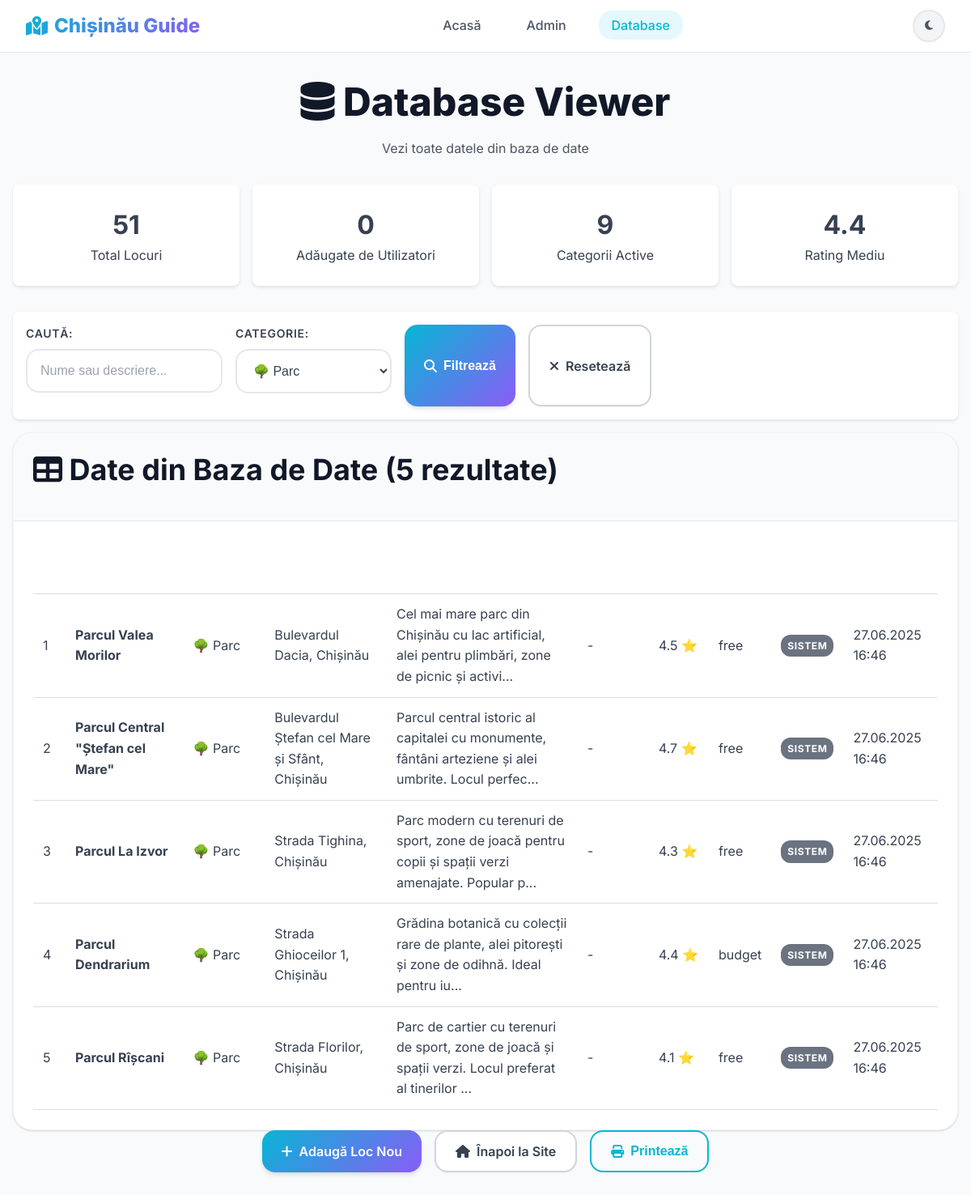
The app's page /view-data.php?category=park with its own data.
### tables this page shows
CREATE TABLE places (
    id INT PRIMARY KEY AUTO_INCREMENT,
    name VARCHAR(200) NOT NULL,
    category ENUM('park', 'restaurant', 'cafe', 'museum', 'shopping', 'education', 'entertainment', 'sports', 'coworking', 'nightlife', 'health', 'transport') NOT NULL,
    address TEXT NOT NULL,
    description TEXT NOT NULL,
    website_url VARCHAR(500) NULL,
    image_url VARCHAR(500) NULL,
    latitude DECIMAL(10, 8) NULL,
    longitude DECIMAL(11, 8) NULL,
    phone VARCHAR(20) NULL,
    opening_hours VARCHAR(100) NULL,
    price_range ENUM('free', 'budget', 'moderate', 'expensive') DEFAULT 'moderate',
    rating DECIMAL(2,1) DEFAULT 0.0,
    added_by_user BOOLEAN DEFAULT FALSE,
    created_at TIMESTAMP DEFAULT CURRENT_TIMESTAMP,
    updated_at TIMESTAMP DEFAULT CURRENT_TIMESTAMP ON UPDATE CURRENT_TIMESTAMP,
    
     
    INDEX idx_name (name),
    INDEX idx_category (category),
    INDEX idx_created_at (created_at),
    FULLTEXT(name, description, address)
);

### view-data.php (the view, shortened to what this page needs)
<?php
$database = new Database();
$db = $database->getConnection();
$category_filter = $_GET['category'] ?? '';
$search_filter = $_GET['search'] ?? '';
$query = "SELECT * FROM places WHERE 1=1";
$params = [];
if (!empty($category_filter)) {
    $query .= " AND category = :category";
    $params[':category'] = $category_filter;
}
$query .= " ORDER BY created_at DESC";
try {
    $stmt = $db->prepare($query);
    $stmt->execute($params);
    $places = $stmt->fetchAll();
} catch (Exception $e) {
    $places = [];
    $error = "Error fetching data: " . $e->getMessage();
}
try {
    $stats_query = "SELECT
        COUNT(*) as total,
        COUNT(CASE WHEN added_by_user = 1 THEN 1 END) as user_added,
        COUNT(DISTINCT category) as categories,
        AVG(rating) as avg_rating
        FROM places";
    $stats_stmt = $db->prepare($stats_query);
    $stats_stmt->execute();
    $stats = $stats_stmt->fetch();
} catch (Exception $e) {
    $stats = ['total' => 0, 'user_added' => 0, 'categories' => 0, 'avg_rating' => 0];
}
$categories = [
    'park' => '🌳 Parc',
    'restaurant' => '🍽️ Restaurant',
    'cafe' => '☕ Cafenea',
    'museum' => '🏛️ Muzeu',
    'shopping' => '🛍️ Shopping',
    'education' => '🎓 Educație',
    'entertainment' => '🎬 Divertisment',
    'sports' => '⚽ Sport',
    'coworking' => '💻 Coworking',
    'nightlife' => '🌙 Viața de noapte',
    'health' => '🏥 Sănătate',
    'transport' => '🚌 Transport'
];
?>
<!DOCTYPE html>
<html lang="ro" data-theme="light">
<head>
    <link href="https://cdnjs.cloudflare.com/ajax/libs/font-awesome/6.4.0/css/all.min.css" rel="stylesheet">
    <link href="assets/css/style.css" rel="stylesheet">
</head>
<body>
    <nav class="navbar">
        <div class="container">
            <div class="navbar-container">
                <a href="index.php" class="navbar-brand">
                    <i class="fas fa-map-marked-alt"></i>
                    Chișinău Guide
                </a>
                <ul class="navbar-nav">
                    <li><a href="index.php" class="nav-link">Acasă</a></li>
                    <li><a href="admin.php" class="nav-link">Admin</a></li>
                    <li><a href="view-data.php" class="nav-link active">Database</a></li>
                </ul>
                <button class="theme-toggle" onclick="toggleTheme()" title="Schimbă tema">
                    <i class="fas fa-moon" id="theme-icon"></i>
                </button>
            </div>
        </div>
    </nav>
    <div class="container py-8">
        <div class="text-center mb-8">
            <h1 class="text-4xl font-bold mb-4">
                <i class="fas fa-database text-primary"></i>
                Database Viewer
            </h1>
            <p class="text-xl text-gray-600">Vezi toate datele din baza de date</p>
        </div>
        <div class="stats-grid">
            <div class="stat-card">
                <div class="stat-number"><?php echo $stats['total']; ?></div>
                <div class="text-gray-600">Total Locuri</div>
            </div>
            <div class="stat-card">
                <div class="stat-number"><?php echo $stats['user_added']; ?></div>
                <div class="text-gray-600">Adăugate de Utilizatori</div>
            </div>
            <div class="stat-card">
                <div class="stat-number"><?php echo $stats['categories']; ?></div>
                <div class="text-gray-600">Categorii Active</div>
            </div>
            <div class="stat-card">
                <div class="stat-number"><?php echo number_format($stats['avg_rating'], 1); ?></div>
                <div class="text-gray-600">Rating Mediu</div>
            </div>
        </div>
        <div class="filters">
            <form method="GET" class="flex gap-4 items-end">
                <div class="form-group">
                    <label for="search" class="form-label">Caută:</label>
                    <input type="text" id="search" name="search" class="form-input"
                           placeholder="Nume sau descriere..."
                           value="<?php echo htmlspecialchars($search_filter); ?>">
                </div>
                <div class="form-group">
                    <label for="category" class="form-label">Categorie:</label>
                    <select id="category" name="category" class="form-select">
                        <?php foreach ($categories as $value => $label): ?>
                            <option value="<?php echo $value; ?>"
                                    <?php echo $category_filter === $value ? 'selected' : ''; ?>>
                                <?php echo $label; ?>
                            </option>
                        <?php endforeach; ?>
                    </select>
                </div>
                <button type="submit" class="btn btn-primary">
                    <i class="fas fa-search"></i>
                    Filtrează
                </button>
                <a href="view-data.php" class="btn btn-secondary">
                    <i class="fas fa-times"></i>
                    Resetează
                </a>
            </form>
        </div>
        <div class="card">
            <div class="card-header">
                <h2 class="text-2xl font-bold">
                    <i class="fas fa-table text-primary"></i>
                    Date din Baza de Date (<?php echo count($places); ?> rezultate)
                </h2>
            </div>
            <div class="card-body" style="overflow-x: auto;">
                <?php if (isset($error)): ?>
                    <div class="alert alert-error">
                        <i class="fas fa-exclamation-triangle"></i>
                        <?php echo htmlspecialchars($error); ?>
                    </div>
                <?php else: ?>
                    <table class="data-table">
                        <thead>
                            <tr>
                                <th>ID</th>
                                <th>Nume</th>
                                <th>Categorie</th>
                                <th>Adresa</th>
                                <th>Descriere</th>
                                <th>Website</th>
                                <th>Rating</th>
                                <th>Preț</th>
                                <th>Sursă</th>
                                <th>Data Creării</th>
                            </tr>
                        </thead>
                        <tbody>
                            <?php foreach ($places as $place): ?>
                                <tr>
                                    <td><?php echo $place['id']; ?></td>
                                    <td>
                                        <strong><?php echo htmlspecialchars($place['name']); ?></strong>
                                    </td>
                                    <td>
                                        <?php echo $categories[$place['category']] ?? ucfirst($place['category']); ?>
                                    </td>
                                    <td><?php echo htmlspecialchars($place['address']); ?></td>
                                    <td>
                                        <?php
                                        $desc = htmlspecialchars($place['description']);
                                        echo strlen($desc) > 100 ? substr($desc, 0, 100) . '...' : $desc;
                                        ?>
                                    </td>
                                    <td>
                                        <?php if (!empty($place['website_url'])): ?>
                                            <a href="<?php echo htmlspecialchars($place['website_url']); ?>"
                                               target="_blank" class="url-link">
                                                <i class="fas fa-external-link-alt"></i>
                                                Visit
                                            </a>
                                        <?php else: ?>
                                            <span class="text-gray-400">-</span>
                                        <?php endif; ?>
                                    </td>
                                    <td>
                                        <?php if ($place['rating'] > 0): ?>
                                            <span class="text-yellow-500">
                                                <?php echo $place['rating']; ?> ⭐
                                            </span>
                                        <?php else: ?>
                                            <span class="text-gray-400">-</span>
                                        <?php endif; ?>
                                    </td>
                                    <td>
                                        <span class="capitalize"><?php echo $place['price_range']; ?></span>
                                    </td>
                                    <td>
                                        <?php if ($place['added_by_user']): ?>
                                            <span class="badge badge-user">Utilizator</span>
                                        <?php else: ?>
                                            <span class="badge badge-system">Sistem</span>
                                        <?php endif; ?>
                                    </td>
                                    <td>
                                        <?php echo date('d.m.Y H:i', strtotime($place['created_at'])); ?>
                                    </td>
                                </tr>
                            <?php endforeach; ?>
                        </tbody>
                    </table>
                <?php endif; ?>
            </div>
        </div>
        <div class="flex gap-4 justify-center mt-8">
            <a href="admin.php" class="btn btn-primary">
                <i class="fas fa-plus"></i>
                Adaugă Loc Nou
            </a>
            <a href="index.php" class="btn btn-secondary">
                <i class="fas fa-home"></i>
                Înapoi la Site
            </a>
            <button onclick="window.print()" class="btn btn-outline">
                <i class="fas fa-print"></i>
                Printează
            </button>
        </div>
    </div>
</body>
</html>

### view-data.php (style rules this page uses)
.data-table { width: 100%; border-collapse: collapse; margin-top: 1rem; }
.data-table th, .data-table td { padding: 12px; text-align: left; border-bottom: 1px solid #ddd; }
.data-table th { background-color: var(--primary-color); color: white; font-weight: bold; }
.badge { display: inline-block; padding: 4px 8px; border-radius: 12px; font-size: 12px; font-weight: bold; }
.badge-system { background-color: #6b7280; color: white; }
.stats-grid { display: grid; grid-template-columns: repeat(auto-fit, minmax(200px, 1fr)); gap: 1rem; margin-bottom: 2rem; }
.stat-card { background: white; padding: 1.5rem; border-radius: 8px; box-shadow: 0 2px 4px rgba(0,0,0,0.1); text-align: center; }
.stat-number { font-size: 2rem; font-weight: bold; color: var(--primary-color); }
.filters { background: white; padding: 1rem; border-radius: 8px; margin-bottom: 1rem; box-shadow: 0 2px 4px rgba(0,0,0,0.1); }

### records on screen
places: id "1", name "Parcul Valea Morilor", category "🌳 Parc", address "Bulevardul Dacia, Chișinău", description "Cel mai mare parc din Chișinău cu lac artificial, alei pentru plimbări, zone de picnic și activi", rating "4.5", price_range "free", added_by_user "SISTEM", created_at "27.06.2025 16:46"
places: id "2", name "Parcul Central \"Ștefan cel Mare\"", category "🌳 Parc", address "Bulevardul Ștefan cel Mare și Sfânt, Chișinău", description "Parcul central istoric al capitalei cu monumente, fântâni arteziene și alei umbrite. Locul perfec", rating "4.7", price_range "free", added_by_user "SISTEM", created_at "27.06.2025 16:46"
places: id "3", name "Parcul La Izvor", category "🌳 Parc", address "Strada Tighina, Chișinău", description "Parc modern cu terenuri de sport, zone de joacă pentru copii și spații verzi amenajate. Popular p", rating "4.3", price_range "free", added_by_user "SISTEM", created_at "27.06.2025 16:46"
places: id "4", name "Parcul Dendrarium", category "🌳 Parc", address "Strada Ghioceilor 1, Chișinău", description "Grădina botanică cu colecții rare de plante, alei pitorești și zone de odihnă. Ideal pentru iu", rating "4.4", price_range "budget", added_by_user "SISTEM", created_at "27.06.2025 16:46"
places: id "5", name "Parcul Rîșcani", category "🌳 Parc", address "Strada Florilor, Chișinău", description "Parc de cartier cu terenuri de sport, zone de joacă și spații verzi. Locul preferat al tinerilor", rating "4.1", price_range "free", added_by_user "SISTEM", created_at "27.06.2025 16:46"

### other values on screen
$stats['total'] "51"
$stats['user_added'] "0"
$stats['categories'] "9"
$stats['avg_rating'] "4.4"
count($places) "5"
form field category "🌳 Parc"
